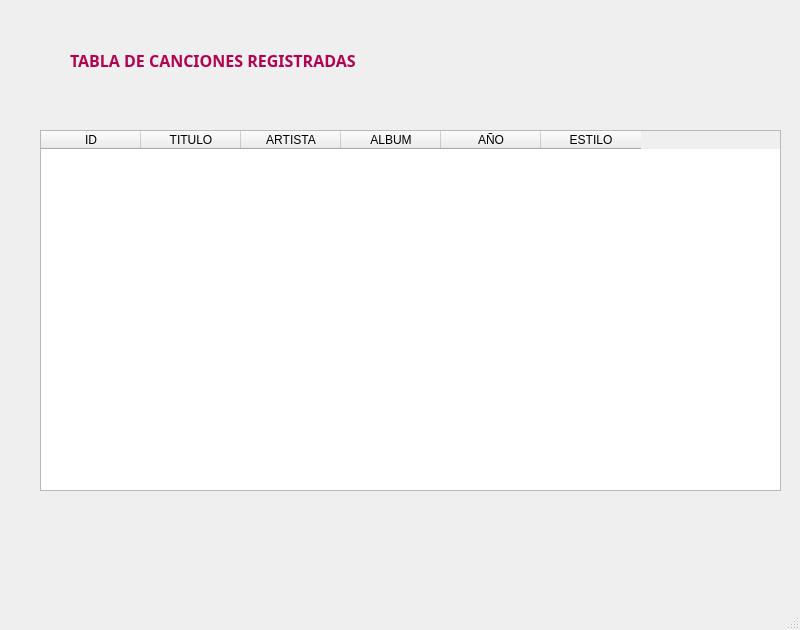
<?xml version="1.0" encoding="UTF-8"?>
<ui version="4.0">
 <class>tabla_canciones</class>
 <widget class="QMainWindow" name="tabla_canciones">
  <property name="geometry">
   <rect>
    <x>0</x>
    <y>0</y>
    <width>800</width>
    <height>630</height>
   </rect>
  </property>
  <property name="windowTitle">
   <string>MainWindow</string>
  </property>
  <widget class="QWidget" name="centralwidget">
   <widget class="QLabel" name="lbl_listado">
    <property name="geometry">
     <rect>
      <x>70</x>
      <y>40</y>
      <width>471</width>
      <height>41</height>
     </rect>
    </property>
    <property name="font">
     <font>
      <family>MV Boli</family>
      <pointsize>12</pointsize>
     </font>
    </property>
    <property name="text">
     <string>&lt;html&gt;&lt;head/&gt;&lt;body&gt;&lt;p&gt;&lt;span style=&quot; font-weight:600; color:#b3024f;&quot;&gt;TABLA DE CANCIONES REGISTRADAS&lt;/span&gt;&lt;/p&gt;&lt;/body&gt;&lt;/html&gt;</string>
    </property>
   </widget>
   <widget class="QTableWidget" name="tableWidget">
    <property name="geometry">
     <rect>
      <x>40</x>
      <y>130</y>
      <width>741</width>
      <height>361</height>
     </rect>
    </property>
    <attribute name="horizontalHeaderVisible">
     <bool>true</bool>
    </attribute>
    <attribute name="verticalHeaderVisible">
     <bool>false</bool>
    </attribute>
    <column>
     <property name="text">
      <string>ID</string>
     </property>
    </column>
    <column>
     <property name="text">
      <string>TITULO</string>
     </property>
    </column>
    <column>
     <property name="text">
      <string>ARTISTA</string>
     </property>
    </column>
    <column>
     <property name="text">
      <string>ALBUM</string>
     </property>
    </column>
    <column>
     <property name="text">
      <string>AÑO</string>
     </property>
    </column>
    <column>
     <property name="text">
      <string>ESTILO</string>
     </property>
    </column>
   </widget>
  </widget>
  <widget class="QStatusBar" name="statusbar"/>
 </widget>
 <resources/>
 <connections/>
</ui>
